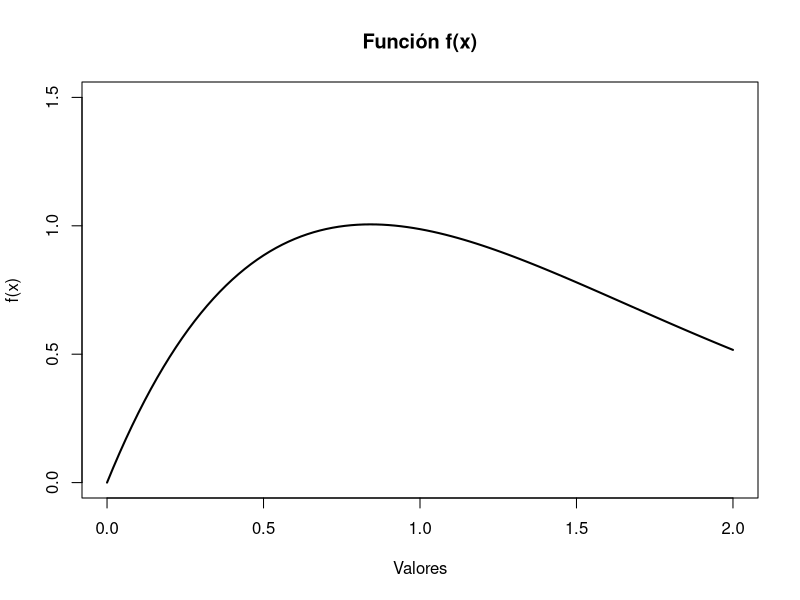
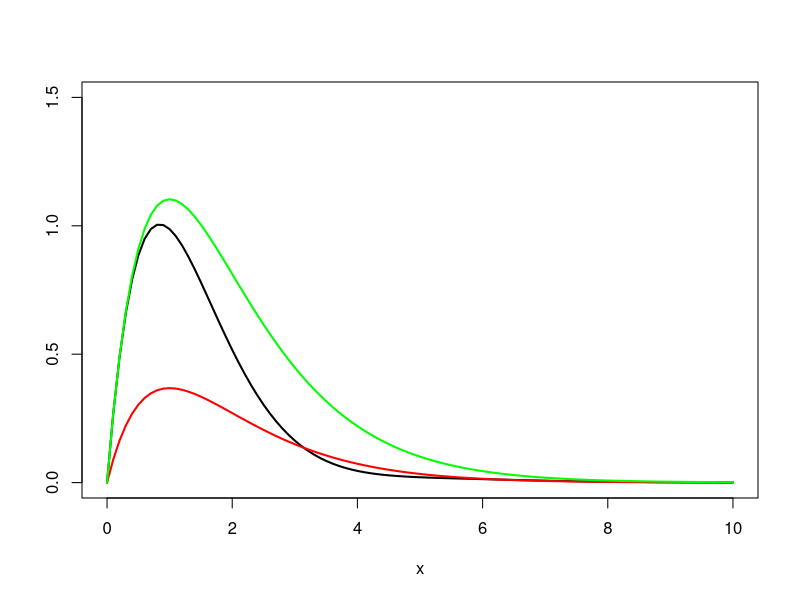
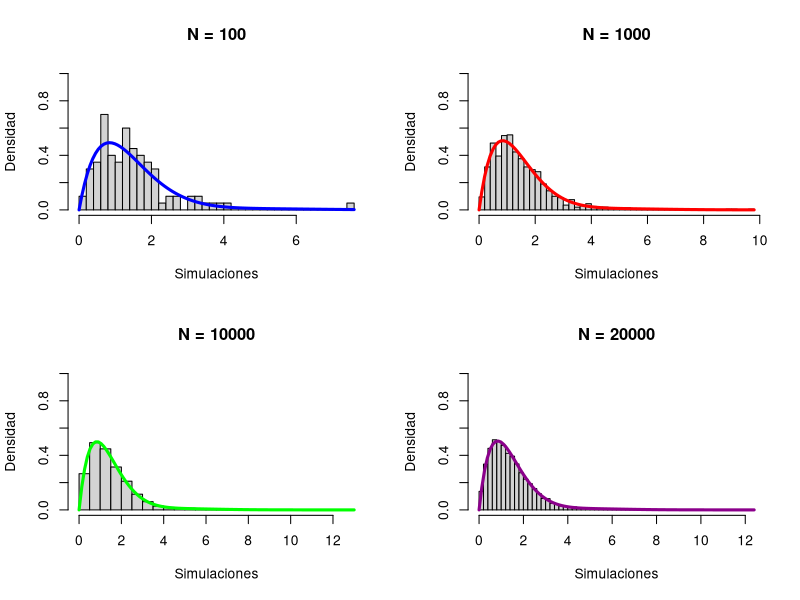
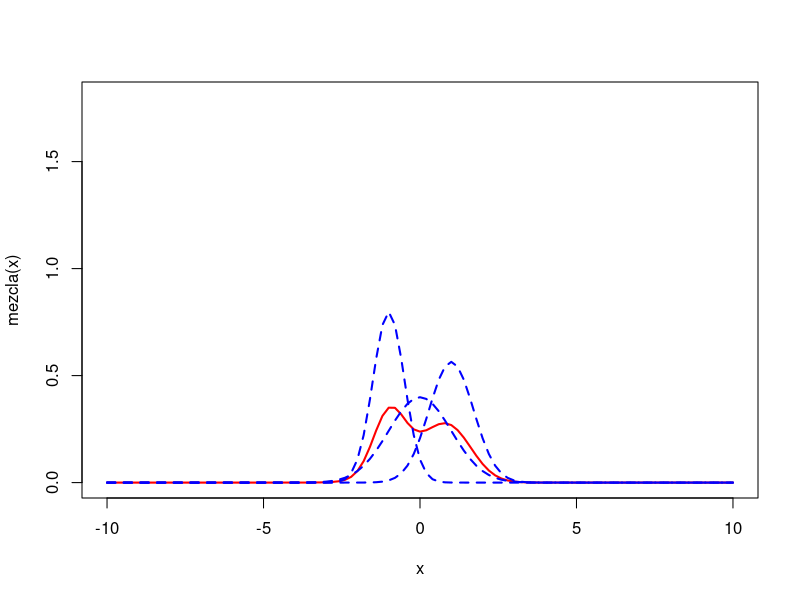
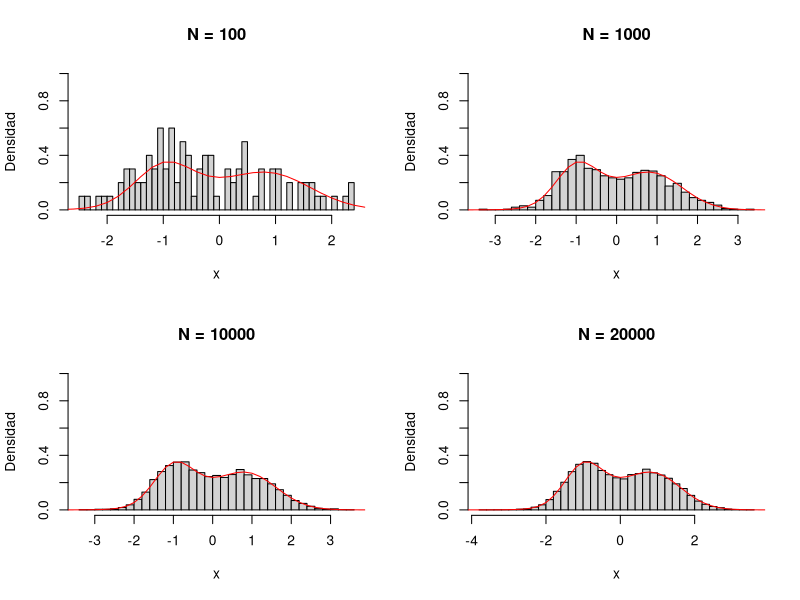
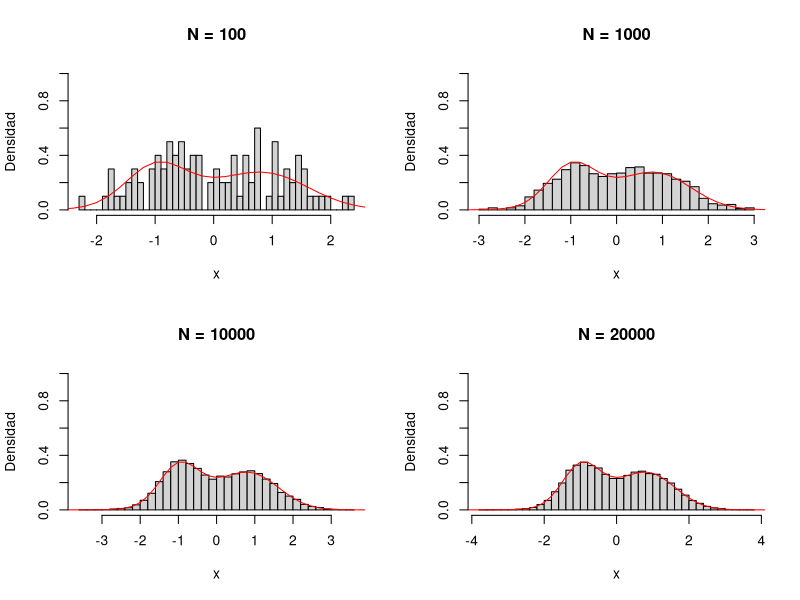
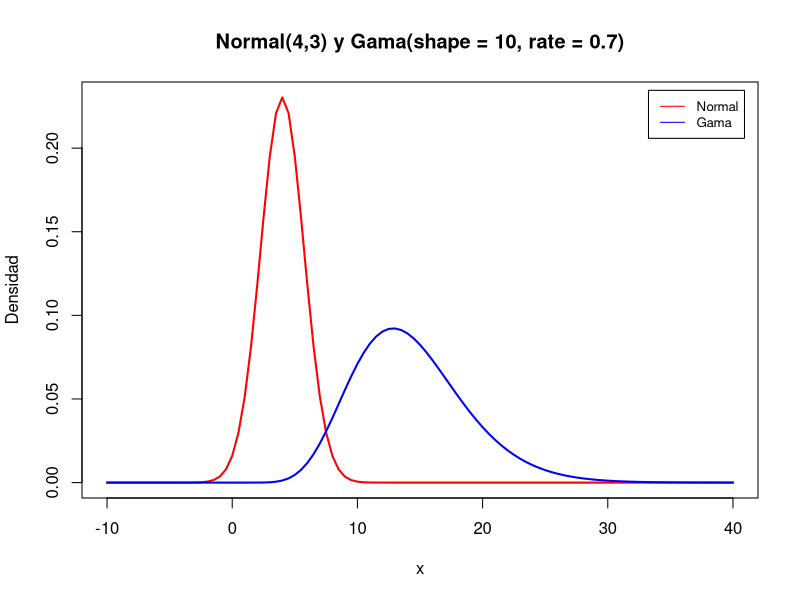
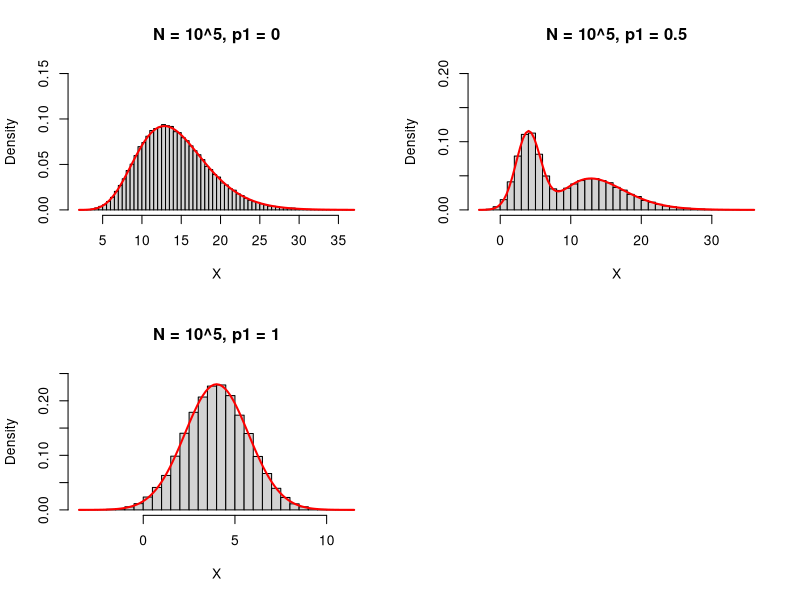

Source code (R) for these figures, in order:
# Código tarea 2 - EYP2117
# Maximiliano Medina

# Pregunta 1 ------------------------------------------------------
## a)----

fx <- function(x){
  fx <- (x+(2*sin(x)))/(exp(x))
  return(fx)
}

curve(fx, from = 0, to = 2, ylim = c(0,1.5),
      main = "Función f(x)",
      ylab = "f(x)", xlab = "Valores",
      lwd = 2)
## b) ----
# Proponemos una densidad gamma con shape = 2

f_g <- function(x){
  f_g <- fx(x)/dgamma(x, shape = 2)
  return(f_g)
}

optim <- optimise(f_g, maximum = TRUE, interval = c(0,2))
cc <- optim$objective
print(paste("El valor c para f(x) es",round(cc)))

## c)----
curve(fx, from = 0, to = 10, lwd = 2, ylim = c(0,1.5), ylab = "" )

curve(dgamma(x,shape = 2), from = 0, to = 10,lwd = 2,
      add =TRUE, col = "red")

curve(cc*dgamma(x,shape = 2), from = 0, to = 10,lwd = 2,
      add =TRUE, col = "green")


## d)----
acep_rech <- function(n){
  aceptados <- 0
  rechazados <- 0
  simulaciones <- c()
  
  while(length(simulaciones) < n){
    y <- rgamma(1, shape = 2)
    u <- runif(1)
    
    if(u <=(1/cc)*fx(y)/dgamma(y, shape = 2)){
      aceptados <- aceptados + 1
      simulaciones <- append(simulaciones, y)
    }else{
      rechazados <- rechazados +1
    }
  }
  tasa_acep <- aceptados/(aceptados + rechazados)
  
  const_norm <- 1/(cc*tasa_acep)
  
  return(list(simulaciones,tasa_acep,const_norm))
}


## e)----

par(mfrow = c(2,2))

N <- 100
test_1 <- acep_rech(N)
hist(test_1[[1]], probability = TRUE, breaks = 40, ylim = c(0,1),
     ylab = "Densidad", xlab = "Simulaciones",
     main = "N = 100")
curve(fx(x)*test_1[[3]],lwd = 3,
      add =TRUE, col = "blue")

N <- 1000
test_2 <- acep_rech(N)
hist(test_2[[1]], probability = TRUE, breaks = 40, ylim = c(0,1),
     ylab = "Densidad", xlab = "Simulaciones",
     main = "N = 1000")
curve(fx(x)*test_2[[3]],lwd = 3,
      add =TRUE, col = "red")

N <- 10000
test_3 <- acep_rech(N)
hist(test_3[[1]], probability = TRUE, breaks = 40, ylim = c(0,1),
     ylab = "Densidad", xlab = "Simulaciones",
     main = "N = 10000")
curve(fx(x)*test_3[[3]],lwd = 3,
      add =TRUE, col = "green")

N <- 20000
test_4 <- acep_rech(N)
hist(test_4[[1]], probability = TRUE, breaks = 45, ylim = c(0,1),
     ylab = "Densidad", xlab = "Simulaciones",
     main = "N = 20000")
curve(fx(x)*test_4[[3]],lwd = 3,
      add =TRUE, col = "darkmagenta")

# Pregunta 2 ------------------------------------------------------
## a) ----

mezcla <- function(x){
  mez <- 1/3*dnorm(x, mean = -1, sd = 1/2) +
    1/3*dnorm(x, mean = 0, sd = 1) +
    1/3*dnorm(x, mean = 1, sd = sqrt(1/2))
  return(mez)
}

par(mfrow =c(1,1))

curve(mezcla(x), from = -10, to = 10, lwd = 2, col = "red", ylim = c(0,1.8))

curve(dnorm(x, mean = -1, sd = 1/2), lwd = 2,lty = 2, add = TRUE, col = "blue")

curve(dnorm(x, mean = 0, sd = 1), lwd = 2, lty = 2, add = TRUE, col = "blue")

curve(dnorm(x, mean = 1, sd = sqrt(1/2)), lwd = 2,lty = 2, add = TRUE, col = "blue")

## b)----

polar.method <- function(N){
  
  simulaciones <- c()
  while(length(simulaciones) < N){
    U1 <- runif(1)
    U2 <- runif(1)
    
    v1 <- 2*U1-1
    v2 <- 2*U2-1
    
    s <- v1^2+v2^2
    
    if(s<=1){
      
      X <- v1*(-2*log(s)/s)^{1/2}
      
      simulaciones <- append(simulaciones, X)
      
    }
  }
  return(simulaciones)
}

composicion <- function(N){
  vars <- polar.method(N)
  comp <- c()
  for(i in 1:N){
    U <- runif(1)
    if(U < 1/3){
      see <- vars[i]*(1/2)+(-1)
      comp <- append(comp,see)
    }
    if(U>1/3 & U < 2/3){
      comp <- append(comp, vars[i])
    }
    if(U > 2/3){
      see <- vars[i]*(sqrt(1/2))+(1)
      comp <- append(comp, see)
    }
  }
  return(comp)
}

## c)----

par(mfrow = c(2,2))

N <- 100
hist(composicion(N), probability = TRUE, main ="N = 100",
     xlab = "x", ylab = "Densidad", breaks = 40, ylim = c(0,1))
curve(mezcla, from = -10, to = 10, add = T, col = "red")

N <- 1000
hist(composicion(N), probability = TRUE, main ="N = 1000",
     xlab = "x", ylab = "Densidad", breaks = 40, ylim = c(0,1))
curve(mezcla, from = -10, to = 10, add = T, col = "red")


N <- 10000
hist(composicion(N), probability = TRUE, main ="N = 10000",
     xlab = "x", ylab = "Densidad", breaks = 40, ylim = c(0,1))
curve(mezcla, from = -10, to = 10, add = T, col = "red")


N <- 20000
hist(composicion(N), probability = TRUE, main ="N = 20000",
     xlab = "x", ylab = "Densidad", breaks = 40, ylim = c(0,1))
curve(mezcla, from = -10, to = 10, add = T, col = "red")


## d)----

box.muller <- function(N){
  sims <- c()
  
  while(length(sims) < N){
    U <- runif(1)
    V <- runif(1)
    
    X <- sqrt(-2*log(1-U))*cos(2*pi*V)
    
    sims <- c(sims,X)
  }

  return(sims)
}

composicion <- function(N){
  vars <- box.muller(N)
  comp <- c()
  for(i in 1:N){
    U <- runif(1)
    if(U < 1/3){
      see <- vars[i]*(sqrt(1/4))+(-1)
      comp <- append(comp,see)
    }
    if(U>1/3 & U < 2/3){
      comp <- append(comp, vars[i])
    }
    if(U > 2/3){
      see <- vars[i]*(sqrt(1/2))+(1)
      comp <- append(comp, see)
    }
  }
  return(comp)
}

## e)----

par(mfrow = c(2,2))

N <- 100
hist(composicion(N), probability = TRUE, main ="N = 100",
     xlab = "x", ylab = "Densidad", breaks = 40, ylim = c(0,1))
curve(mezcla, from = -10, to = 10, add = T, col = "red")

N <- 1000
hist(composicion(N), probability = TRUE, main ="N = 1000",
     xlab = "x", ylab = "Densidad", breaks = 40, ylim = c(0,1))
curve(mezcla, from = -10, to = 10, add = T, col = "red")


N <- 10000
hist(composicion(N), probability = TRUE, main ="N = 10000",
     xlab = "x", ylab = "Densidad", breaks = 40, ylim = c(0,1))
curve(mezcla, from = -10, to = 10, add = T, col = "red")


N <- 20000
hist(composicion(N), probability = TRUE, main ="N = 20000",
     xlab = "x", ylab = "Densidad", breaks = 40, ylim = c(0,1))
curve(mezcla, from = -10, to = 10, add = T, col = "red")



## f)----

# En quarto


# Pregunta 3--------------------------------------------------------
## a)----

par(mfrow = c(1,1))
curve(dnorm(x, mean = 4, sd = sqrt(3)), from = -10, to = 40, lwd = 2, col = "red",
      main = "Normal(4,3) y Gama(shape = 10, rate = 0.7)", ylab = "Densidad")
curve(dgamma(x, shape = 10, rate = 0.7),from = -10, to = 40, lwd = 2, col = "blue",
      add = TRUE)
legend(x = "topright",
       inset = .02,
       lty = c(1,1), 
       col= c("red","blue"), 
       legend=c("Normal", "Gama"),
       cex = 0.8)

## b)----

fx <- function(x){
  fx <- (((0.7)^10)/gamma(10))*x^(10-1)*exp(-0.7*x)
  return(fx)
}

f_g <- function(x){
  f_g <- fx(x)/dweibull(x, shape = 2.5, scale = 13)
  return(f_g)
}

c <- optimise(f_g, maximum = TRUE, interval = c(0,30))$objective


simu.gamma <- function(N){
  simulaciones <- c()
  
  while(length(simulaciones) < N){
    U <- runif(1)
    y <- rweibull(1, shape = 2.5, scale = 13)
    
    if(U <= (1/c)*fx(y)/dweibull(y,shape = 2.5, scale = 13)){
      simulaciones <- append(simulaciones, y)
    }
  }
  return(simulaciones)
}

# Para simular normales usaré el método polar (función polar.method(N))

compos <- function(N, p1){
  simu <- c()
  for(i in 1:N){
    U <- runif(1)
    
    if(U < p1){
      ans <- polar.method(1)
      ans <- (ans * sqrt(3)) + 4 # "Des-estandarizamos" la muestra N(0,1) a N(4,3)
      simu <- append(simu,ans)
    }else{
      simu <- append(simu, simu.gamma(1))
    }
  }
  return(simu)
}

## c) ----
par(mfrow = c(2,2))
N <- 10^5

################# Para p1 = 0 #################
p1_1 <- 0
aux1 <- compos(N, p1_1)
hist(aux1,
     probability = TRUE,
     main = "N = 10^5, p1 = 0",
     breaks = 50,
     ylim = c(0,0.15),
     xlab = "X")

fx <- function(x){
  fx <- dgamma(x, shape = 10, rate = 0.7)
  return(fx)
}

curve(fx, add = TRUE, lwd = 2, col = "red")

##############################################

################# Para p1 = 0.5 ##############

p1_2 <- 0.5
aux2 <-compos(N, p1_2)
hist(aux2,
     probability = TRUE,
     main = "N = 10^5, p1 = 0.5",
     ylim = c(0,0.2),
     breaks = 30,
     xlab = "X")

fx <- function(x){
  fx <- 1/2 * dnorm(x, mean = 4, sd = sqrt(3)) +
    1/2 * dgamma(x, shape = 10, rate = 0.7)
  return(fx)
}

curve(fx, add = TRUE, lwd = 2, col = "red")

##############################################


################# Para p1 = 1 ################

p1_3 <- 1
aux3 <- compos(N, p1_3)
hist(aux3,
     probability = TRUE,
     main = "N = 10^5, p1 = 1",
     breaks = 50,
     ylim = c(0,0.25),
     xlab = "X")

fx <- function(x){
  fx <- dnorm(x, mean = 4, sd = sqrt(3)) 
  return(fx)
}

curve(fx, add = TRUE, lwd = 2, col = "red")

##############################################

## d)----

############### Para p1 = 0 ###################

# valores simulados
simu <- aux1
comparativa_1a <- list(tipo = "simulada",
                       media = mean(simu),
                       desv. = sd(simu),
                       varianza = var(simu))

# valores "reales"

real <- rgamma(N, shape = 10, rate = 0.7)
comparativa_1b <- list(tipo = "real",
                       media = mean(real),
                       desv. = sd(real),
                       varianza = var(real))

df <- data.frame(tipo = c(),
                 media = c(),
                 desv. = c(),
                 varianza = c())

df <- rbind(df, comparativa_1a)
df <- rbind(df, comparativa_1b)
df

###############################################

############### Para p1 = 0.5 #################

# valores simulados
simu <- aux2
comparativa_2a <- list(tipo = "simulada",
                       media = mean(simu),
                       desv. = sd(simu),
                       varianza = var(simu))

# valores "reales"

real <- 0.5 * rnorm(N, mean = 4, sd = sqrt(3)) + 0.5*rgamma(N, shape = 10, rate = 0.7)
comparativa_2b <- list(tipo = "real",
                       media = mean(real),
                       desv. = sd(real),
                       varianza = var(real))

df <- data.frame(tipo = c(),
                 media = c(),
                 desv. = c(),
                 varianza = c())

df <- rbind(df, comparativa_2a)
df <- rbind(df, comparativa_2b)
df

###############################################

############### Para p1 = 1 ###################

# valores simulados
simu <- aux3
comparativa_3a <- list(tipo = "simulada",
                       media = mean(simu),
                       desv. = sd(simu),
                       varianza = var(simu))

# valores "reales"

real <- rnorm(N, mean = 4, sd = sqrt(3))
comparativa_3b <- list(tipo = "real",
                       media = mean(real),
                       desv. = sd(real),
                       varianza = var(real))

df <- data.frame(tipo = c(),
                 media = c(),
                 desv. = c(),
                 varianza = c())

df <- rbind(df, comparativa_3a)
df <- rbind(df, comparativa_3b)
df

###############################################
